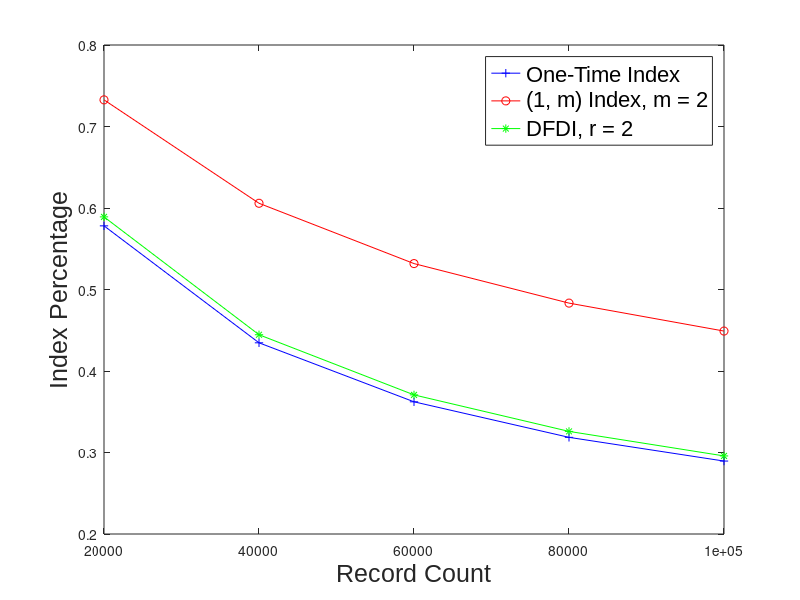

Write the MATLAB code that produced this figure.
x=[20000 40000 60000 80000 100000]

%One-Time Index Percentage
y1=[
    0.5781
    0.4346
    0.3622
    0.3186
    0.2895
]

%(1, m) Index Percentage
y2=[
    0.7327
    0.6058
    0.5318
    0.4833
    0.4490
]

%DFDI Index Percentage
y3=[
    0.5891
    0.4445
    0.3707
    0.3259
    0.2958
]

%plot(x, y1, 'b-+', x, y2, 'r-o', x, y3, 'g-*');
%ylabel('Index Percentage');
%xlabel('Record Count');
%legend('One-Time Index', '(1, m) Index, m = 2', 'DFDI, r = 2', 'location', 'NorthWest');
%axis tight
%set(gca, 'XTick', x)
%title('Execution Time vs Image Size');
%print -deps execution_time.eps

figure1 = figure;
axes1 = axes('Parent',figure1,'FontSize',18,'FontName','Arial');
plot1 = plot(x,[y1, y2, y3],'Parent',axes1);
set(plot1(1),'Marker','+','Color','b','DisplayName','One-Time Index');
set(plot1(2),'Marker','o','Color','r','DisplayName','(1, m) Index, m = 2');
set(plot1(3),'Marker','*','Color','g','DisplayName','DFDI, r = 2');

ylabel('Index Percentage','FontSize',18,'FontName','Arial');
xlabel('Record Count','FontSize',18,'FontName','Arial');

legend1 = legend(axes1,'show');
set(legend1, 'FontName','Arial', 'FontSize', 16);